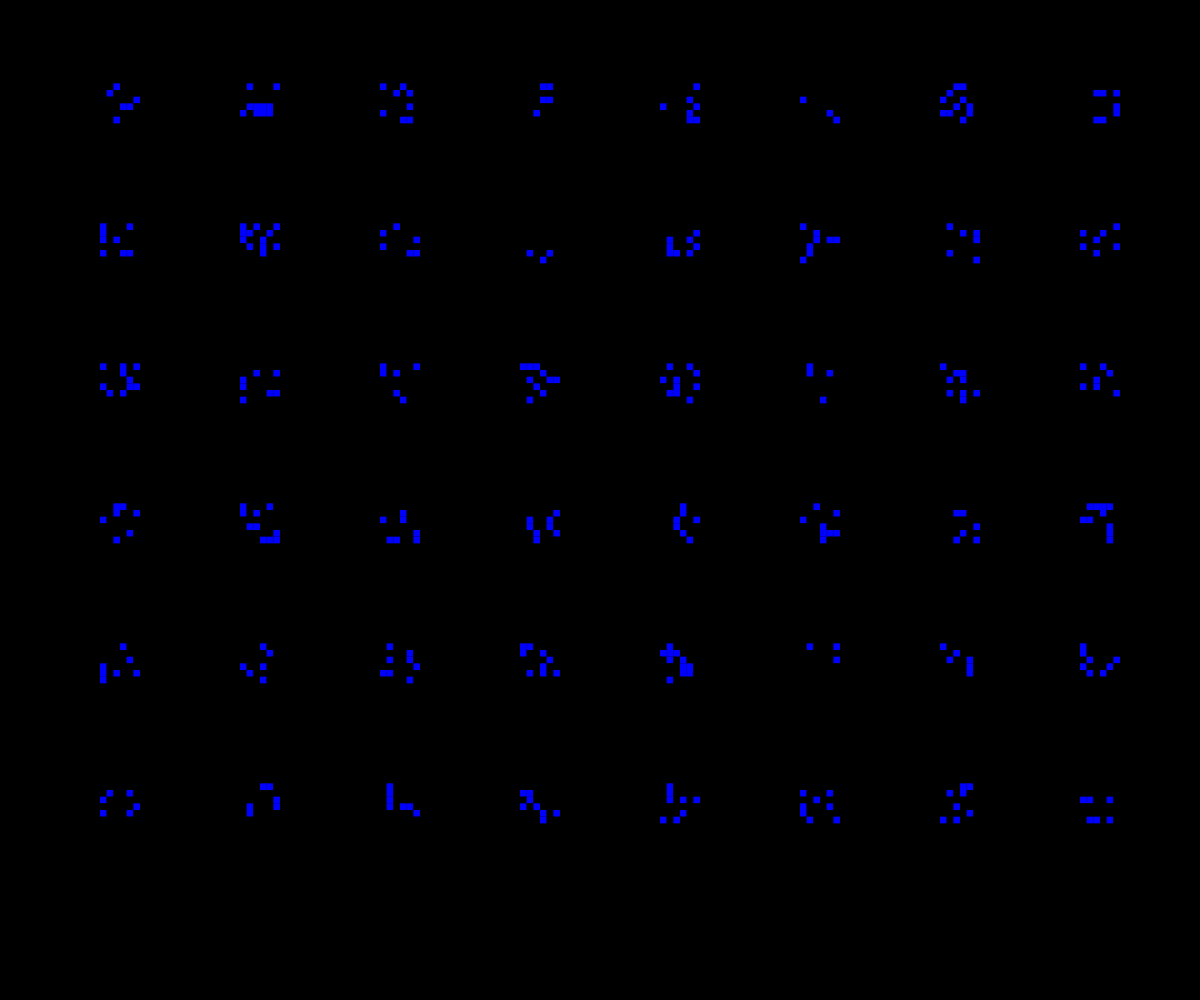
Frame 1 (no input)
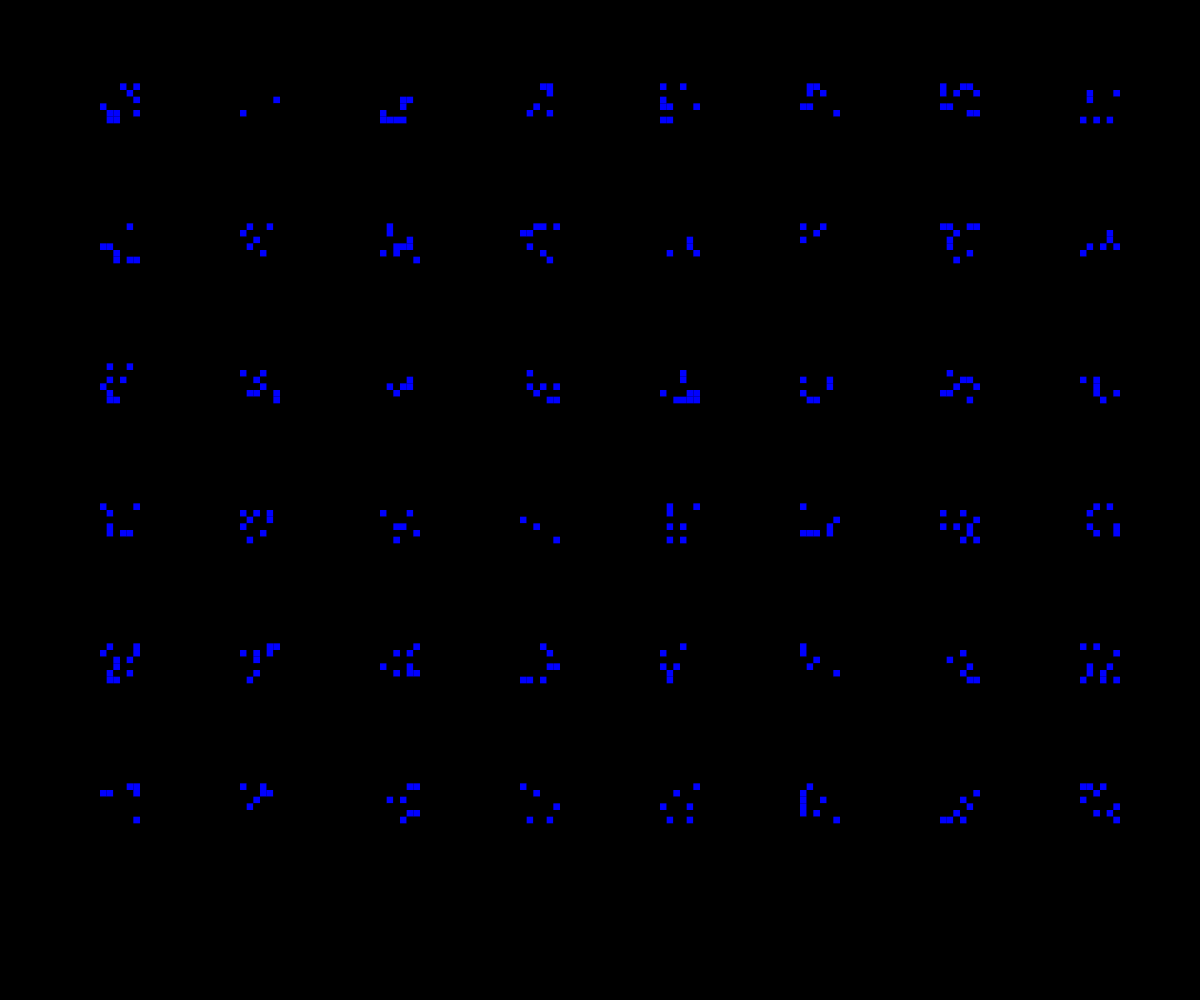
Frame 2 (the mouse pressed at the canvas centre, redrawn once)

The p5.js sketch that drew these frames (run headless with seeded random() and noise() and a simulated clock; the mouse was pressed at the canvas centre and the sketch redrawn once):

// p5.js sketch
// ── sketch.js
function setup() {
  createCanvas(windowWidth, windowHeight);
}

function draw() {
noLoop();
background(0);
//definisco la distanza tra i quadrati grandi
let gutter=60;
//definisco la grandezza dei quadrati grandi
let larghezza=80;
let altezza=80;
//definisco le variabili columns e rows per disporre i quadrati grandi lungo una griglia
let columns= (windowHeight/1.2)/(altezza+gutter);
let rows= (windowWidth/1.2)/(larghezza+gutter);

//realizzo un array per far si che si generino dei segni di colore blu
//la probabilità che nella griglia piccola si generi un qadratino blu è di 1/5
let colors=["blue", "black", "black", "black", "black"];

//creo 4 cicli for uno dentro l'altro per avere prima la griglia di quadrati grandi e
//poi al suo interno altre girglie contenenti quadrati più piccoli
for(i=0; i<columns;i++){
  for(j=0;j<rows;j++){
      //le variabili k e l devono essere minori di 6 perchè è il numero massimo di quadratini che ho scelto per righe e colonne
       for(k=0;k<6;k++){
      for(l=0;l<6;l++){
      //definisco le variabili x1 e y1 per ollocare la mia griglia grande
      let x1= (windowWidth-(windowWidth/1.2))/2+(larghezza+gutter)*j;
      let y1=(windowHeight-(windowHeight/1.2))/2+(altezza+gutter)*i;
      //ora definisco invece le variabili x2 e y2 per collocare nella pagina le griglie piccole
      let x2=(x1+((larghezza/12)*k));
      let y2=(y1+((altezza/12)*l));
      noFill();
      noStroke();
      //definisco il quadrato dentro al quale è contenuta la griglia di uadrati più piccoli
      rect(x1,y1,larghezza,altezza);
      push();
      noStroke();
      //collego i quadratini all'array in modo tale da generare i segni in maniera randomica e di colore blu
      fill(random(colors));
      //ora definisco i quadratini piccoli, quelli che danno vita ai segni veri e propri
      rect(x2,y2,larghezza/12,altezza/12);
      pop();
      }
      
    } 
  }
}
 
}
